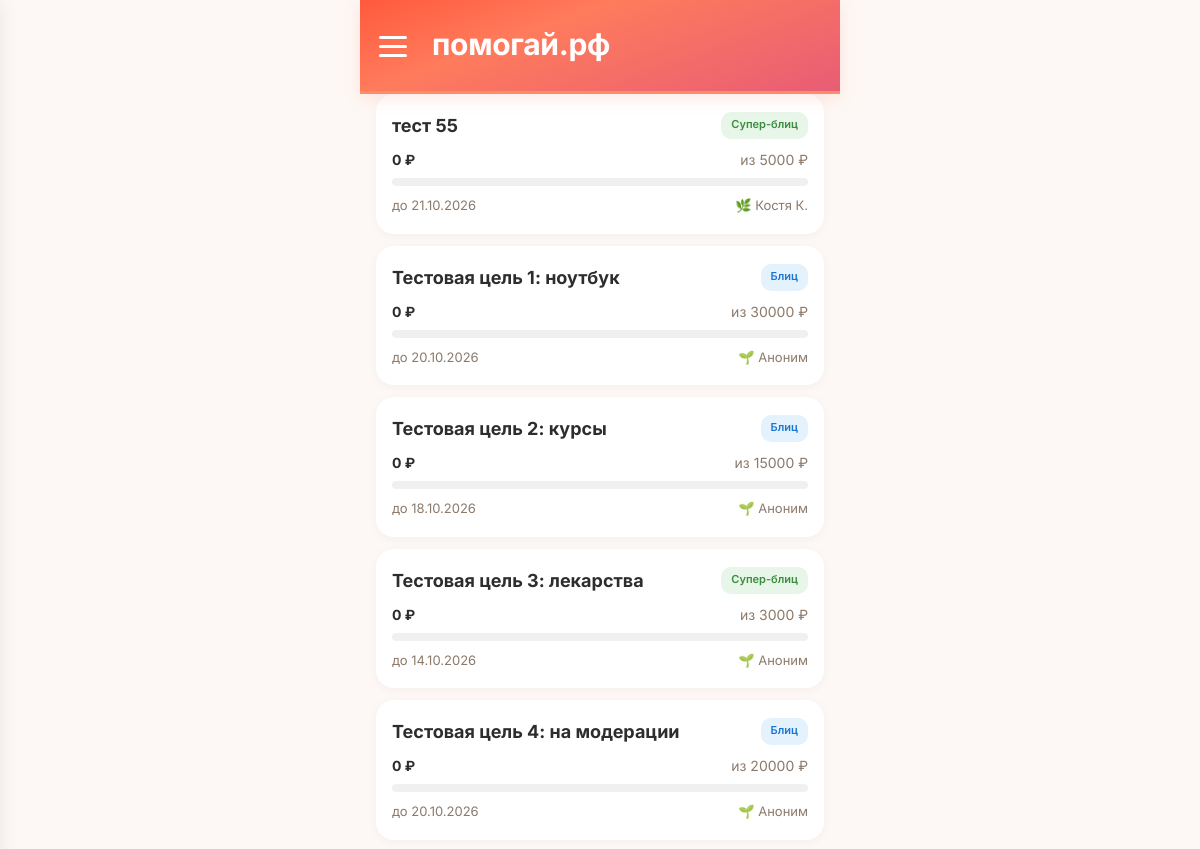
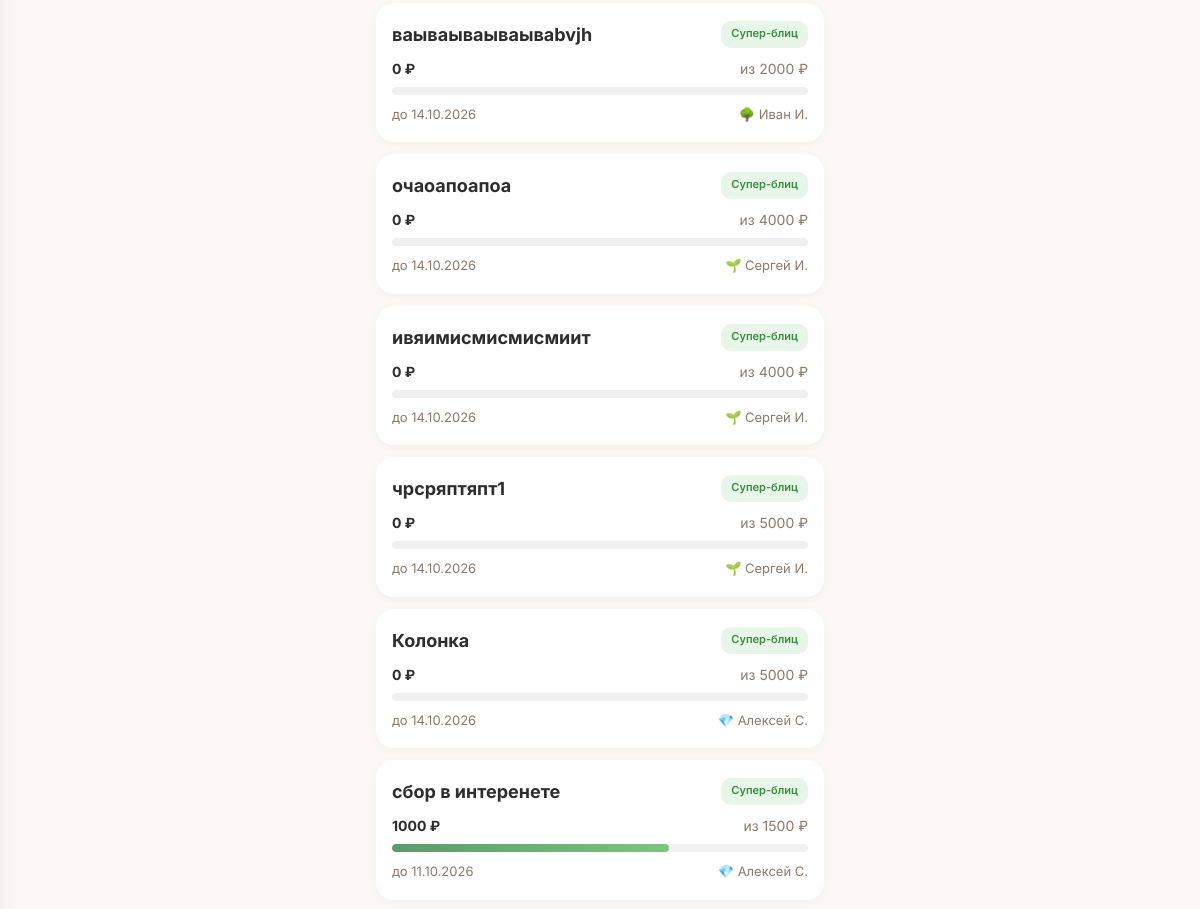
The app's page /goals (upper part), older data (2 pictures, top to bottom).
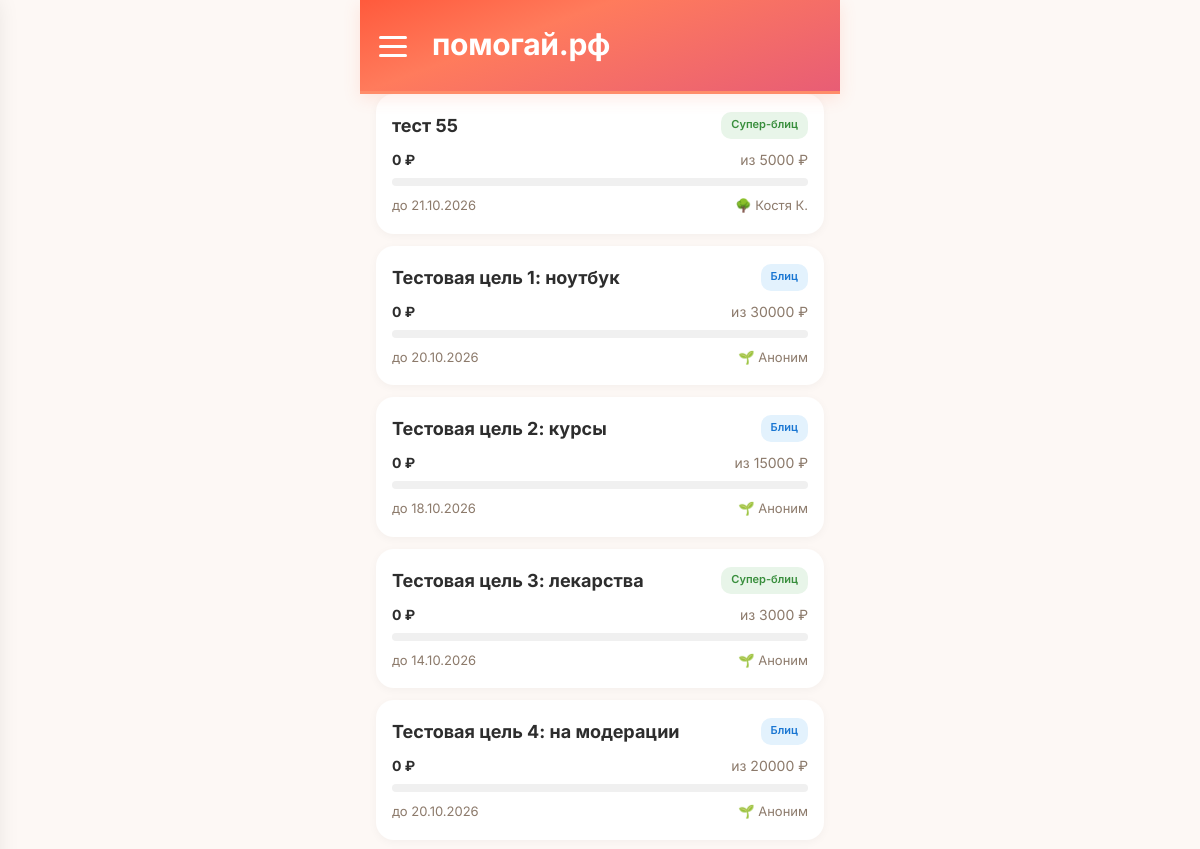
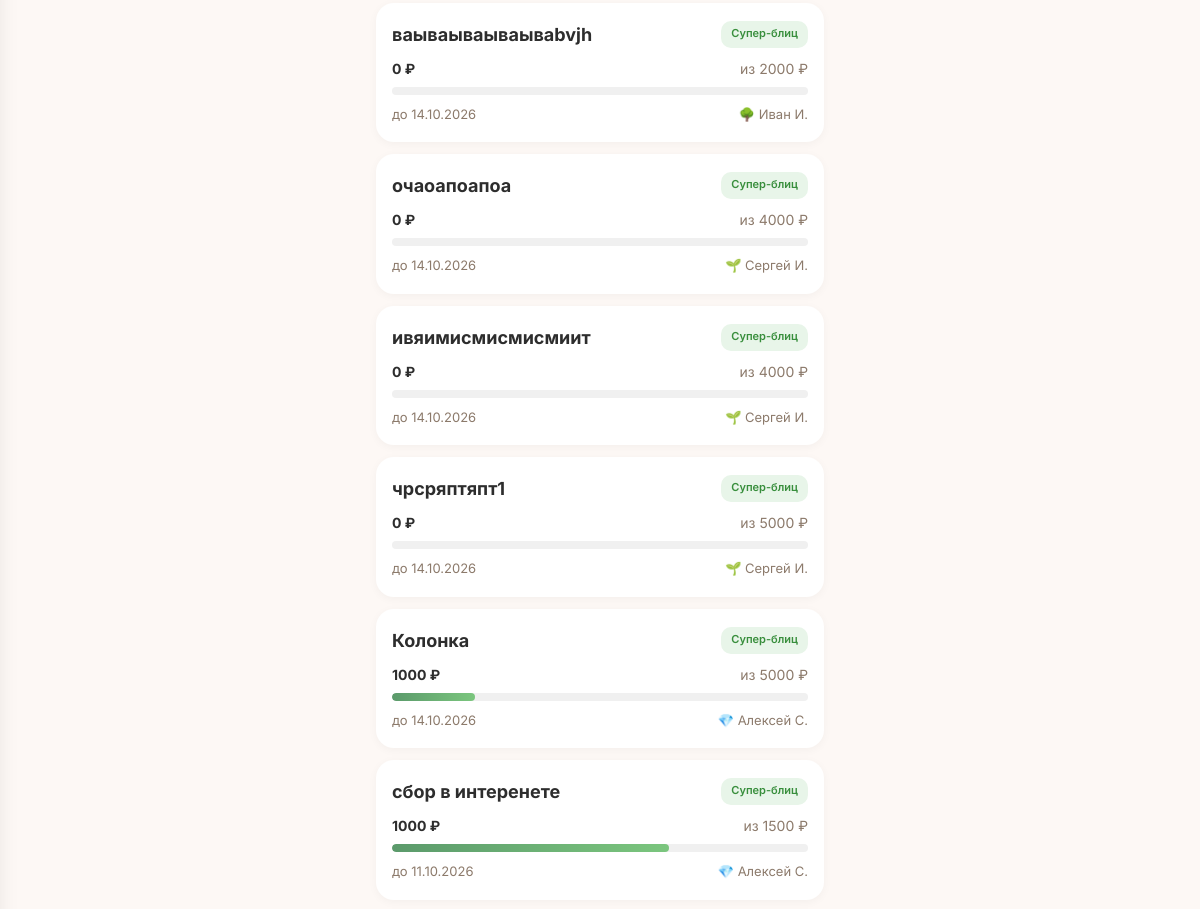
The same page, newer data (2 pictures, top to bottom).
### tables this page shows
CREATE TABLE "goals" (
        id INTEGER PRIMARY KEY AUTOINCREMENT,
        user_id INTEGER NOT NULL,
        type TEXT NOT NULL CHECK(type IN ('super_blitz','blitz','serious','urgent','group')),
        title TEXT NOT NULL,
        description TEXT NULL,
        photo_url TEXT NULL,
        amount_goal REAL NOT NULL,
        amount_collected REAL DEFAULT 0.00,
        ends_at TEXT NULL,
        status TEXT DEFAULT 'draft' CHECK(status IN ('draft','active','frozen','completed','failed','lightning_failed','hidden')),
        trial_ends_at TEXT NULL,
        subscription_active_until TEXT NULL,
        last_boosted_at TEXT NULL,
        is_lightning INTEGER DEFAULT 0,
        lightning_started_at TEXT NULL,
        moderation_status TEXT DEFAULT 'pending',
        completion_type TEXT DEFAULT 'organic',
        is_seed INTEGER DEFAULT 0,
        views_count INTEGER DEFAULT 0,
        views_24h INTEGER DEFAULT 0,
        donations_count INTEGER DEFAULT 0,
        donations_24h INTEGER DEFAULT 0,
        created_at TEXT DEFAULT (datetime('now')), photos TEXT, moderation_comment TEXT, moderated_at TEXT, moderated_by INTEGER, resubmission_count INTEGER DEFAULT 0, is_resubmission INTEGER DEFAULT 0, rejection_categories TEXT,
        FOREIGN KEY (user_id) REFERENCES users(id)
    );

CREATE TABLE users (
            id INTEGER PRIMARY KEY AUTOINCREMENT,
            phone TEXT UNIQUE NOT NULL,
            password_hash TEXT NOT NULL,
            email TEXT NULL,
            name TEXT NULL,
            avatar_url TEXT NULL,
            max_id TEXT NULL,
            vk_id TEXT NULL,
            fcm_token TEXT NULL,
            onboarding_passed INTEGER DEFAULT 0,
            rating REAL DEFAULT 0.0,
            rating_level TEXT DEFAULT 'novice',
            confirmations_total INTEGER DEFAULT 0,
            confirmations_approved INTEGER DEFAULT 0,
            confirmations_ignored INTEGER DEFAULT 0,
            donation_streak INTEGER DEFAULT 0,
            goals_helped_close INTEGER DEFAULT 0,
            total_helped_amount REAL DEFAULT 0.00,
            priority_days INTEGER DEFAULT 0,
            circles_of_care INTEGER DEFAULT 0,
            interest_weights TEXT DEFAULT NULL,
            eternal_donation_config TEXT DEFAULT NULL,
            yellow_card_until TEXT NULL,
            is_banned INTEGER DEFAULT 0,
            created_at TEXT DEFAULT (datetime('now'))
        , xp INTEGER DEFAULT 0, xp_level TEXT DEFAULT 'novice', streak_days INTEGER DEFAULT 0, last_action_date TEXT, ip_registered TEXT, author_badge TEXT, trust_score INTEGER DEFAULT 50, trust_level TEXT DEFAULT 'guest', is_admin INTEGER DEFAULT 0, profile_completed INTEGER DEFAULT 0, identity_verified INTEGER DEFAULT 0, city TEXT, region_code TEXT, region_name TEXT, birth_date TEXT, onboarding_step INTEGER DEFAULT 0, identity_verified_at TEXT, identity_doc_path TEXT, identity_selfie_path TEXT);

### main.py (the view)
@app.route('/goals')
def goals_list():
    db = get_db()
    months = ['января','февраля','марта','апреля','мая','июня','июля','августа','сентября','октября','ноября','декабря']
    goals = []
    for g in db.execute(
        "SELECT g.*, u.name as author_name, u.xp_level as author_level FROM goals g JOIN users u ON g.user_id = u.id WHERE g.status = 'active' ORDER BY g.created_at DESC LIMIT 50"
    ).fetchall():
        g = dict(g)
        try:
            parts = g['ends_at'][:10].split('-')
            d = int(parts[2])
            m = months[int(parts[1])-1]
            y = parts[0]
            g['ends_at_formatted'] = f'{d} {m} {y}'
        except:
            g['ends_at_formatted'] = g['ends_at'][:10]
        goals.append(g)
    pass
    user = get_current_user()
    return render_template('goals.html', goals=goals, user=user)

### main.py (called while the page is built, shortened)
def get_current_user():
    return None

def format_date_ru(date_str, with_time=True):
    if not date_str:
        return '—'
    try:
        s = str(date_str)
        if ' ' in s:
            date_part, time_part = s.split(' ', 1)
            y, m, d = date_part.split('-')
            time_part = time_part[:5]  # HH:MM
            if with_time:
                return f'{d}.{m}.{y} {time_part}'
            return f'{d}.{m}.{y}'
        else:
            parts = s[:10].split('-')
            if len(parts) == 3:
                y, m, d = parts
                return f'{d}.{m}.{y}'
    except Exception:
        pass
    return str(date_str)[:16]

### models.py (called while the page is built)
def _create_connection():
    conn = sqlite3.connect(DATABASE, timeout=30)
    conn.row_factory = sqlite3.Row
    conn.execute("PRAGMA journal_mode=WAL")
    conn.execute("PRAGMA synchronous=NORMAL")
    conn.execute("PRAGMA busy_timeout=30000")
    conn.execute("PRAGMA foreign_keys = ON")
    return conn

def get_db():
    try:
        from flask import g
        if not hasattr(g, '_database'):
            g._database = _create_connection()
        return g._database
    except (ImportError, RuntimeError):
        return _create_connection()

### templates/goals.html (shortened to what this page needs)
<!DOCTYPE html>
<html lang="ru">
<head>
    <link rel="stylesheet" href="/static/style.css?v=7">
</head>
<body>
    <div class="container">
        <div class="header">
            <div class="hamburger" id="hamburgerBtn" onclick="toggleMenu()">
                <span></span><span></span><span></span>
            </div>
            <div class="header-title">помогай.рф</div>
        </div>
        <div class="goals-list">
            {% if goals %}
                {% for goal in goals %}
                <a class="goal-card" href="/goal/{{ goal.id }}">
                    <div class="top">
                        <div class="title">{{ goal.title }}</div>
                        <span class="type-badge badge-{{ 'green' if goal.type == 'super_blitz' else 'blue' if goal.type == 'blitz' else 'purple' if goal.type == 'serious' else 'orange' if goal.type == 'urgent' else 'teal' }}">
                            {{ 'Супер-блиц' if goal.type == 'super_blitz' else 'Блиц' if goal.type == 'blitz' else 'Жизненный' if goal.type == 'serious' else 'Срочный' if goal.type == 'urgent' else 'Общий' if goal.type == 'group' else goal.type }}
                        </span>
                    </div>
                    <div class="amount-row">
                        <span class="collected">{{ "%.0f"|format(goal.amount_collected) }} ₽</span>
                        <span>из {{ "%.0f"|format(goal.amount_goal) }} ₽</span>
                    </div>
                    <div class="progress-bar">
                        <div class="progress-fill" style="width: {{ (goal.amount_collected / goal.amount_goal * 100) if goal.amount_goal > 0 else 0 }}%"></div>
                    </div>
                    <div class="meta">
                        <span>до {{ goal.ends_at[:10] | date_ru if goal.ends_at else '—' }}</span>
                        <span>
                {% if goal.author_level == 'novice' %}🌱
                {% elif goal.author_level == 'member' %}🌿
                {% elif goal.author_level == 'reliable' %}🌳
                {% elif goal.author_level == 'pillar' %}💎
                {% elif goal.author_level == 'hero' %}⭐
                {% elif goal.author_level == 'legend' %}👑
                {% else %}👤{% endif %}
                {{ goal.author_name or 'Аноним' }}
            </span>
                    </div>
                </a>
                {% endfor %}
            {% else %}
                <div class="empty-state"><h2>Пока нет целей</h2><p>Станьте первым — создайте сбор</p></div>
            {% endif %}
        </div>
    </div>
</body>
</html>

Row changes from the older to the newer data that the page shows:
computed for goals "тест 55": text "🌿" → "🌳"
changed goals "Колонка": amount_collected "0" → "1000"
